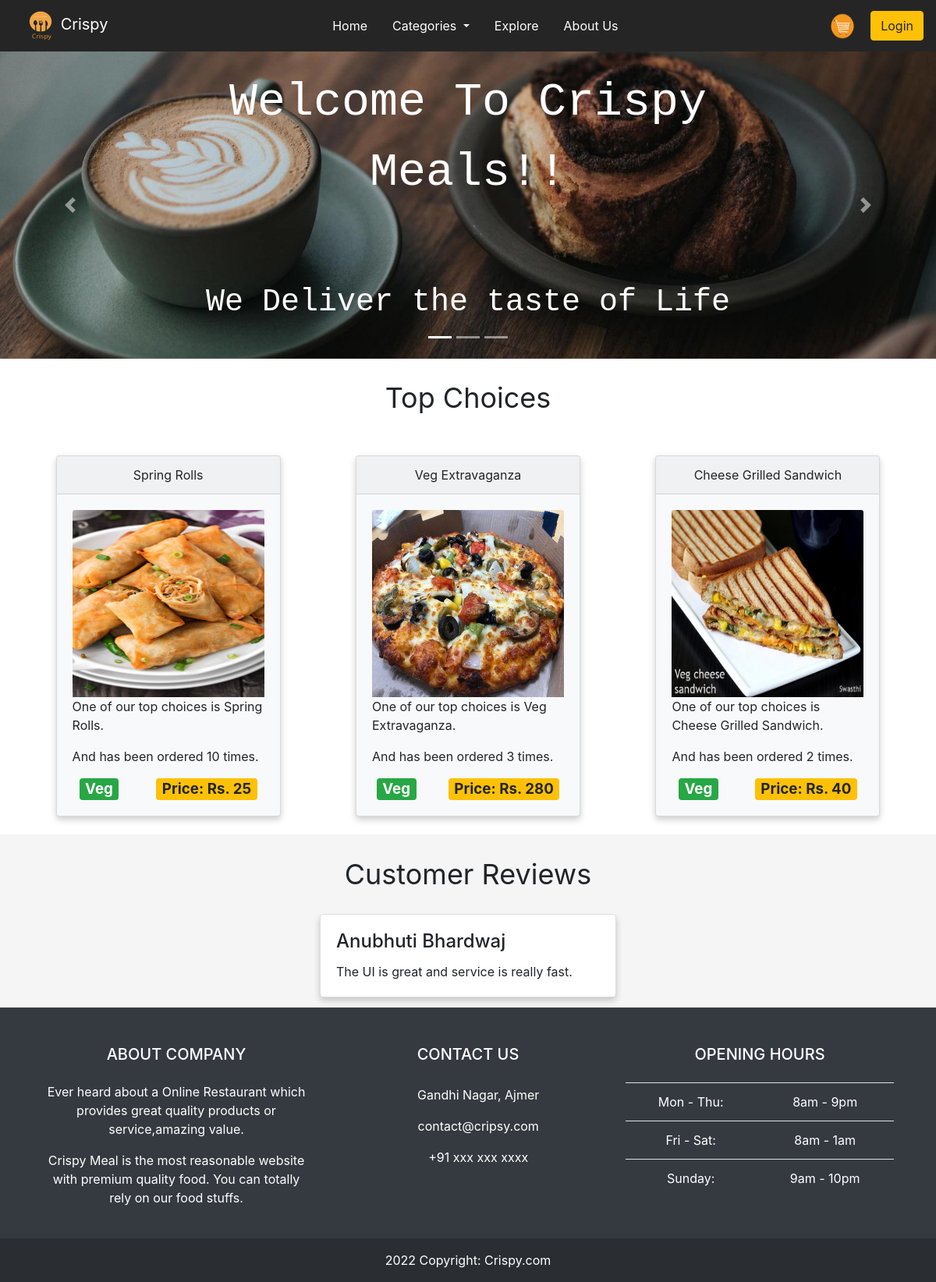
The page / on the database its author committed.
### tables this page shows
CREATE TABLE `feedback` (
  `username` varchar(20) DEFAULT NULL,
  `description` varchar(200) DEFAULT NULL,
  KEY `username` (`username`),
  CONSTRAINT `feedback_ibfk_1` FOREIGN KEY (`username`) REFERENCES `users` (`username`)
);

CREATE TABLE `users` (
  `username` varchar(20) NOT NULL,
  `password` varchar(257) DEFAULT NULL,
  `fname` varchar(20) DEFAULT NULL,
  `lname` varchar(20) DEFAULT NULL,
  `age` int(11) DEFAULT NULL,
  `gender` varchar(6) DEFAULT NULL,
  `email` varchar(30) DEFAULT NULL,
  `address` varchar(100) DEFAULT NULL,
  `phonenumber` bigint(20) DEFAULT NULL,
  `pic` varchar(70) DEFAULT 'images/user_pics/user_pic.png',
  PRIMARY KEY (`username`)
);

### php/top_choices.php (called while the page is built, shortened)
<?php
require("dbconnect.php");
$q = "SELECT items.item_name, items.item_type, items.price, items.image, SUM(order_quantity) AS quantity_ordered FROM items, ordered_item WHERE items.item_id=ordered_item.item_id GROUP BY ordered_item.item_id ORDER BY SUM(order_quantity) DESC, item_name ASC";
$result = mysqli_query($conn, $q);
?>

### php/get_feedback.php (called while the page is built, shortened)
<?php
require('dbconnect.php');
$q = "SELECT fname, lname, description FROM users NATURAL JOIN feedback;";
$result = mysqli_query($conn, $q);
?>

### index.php (the view, shortened to what this page needs)
<!DOCTYPE html>
<html lang="en">
<head>
	<link rel="stylesheet" href="css/style.css">
	<link rel="stylesheet" href="https://cdn.jsdelivr.net/npm/bootstrap@4.5.3/dist/css/bootstrap.min.css"
>
</head>
<body id="Home" style="background-color: #fafafa">
	<nav class="navbar sticky-top navbar-expand-md">
		<a class="nav-link navbar-brand" href="index.php">
			<img src="images/Logo.png" alt="Logo" height="40" width="40">
			Crispy
		</a>
		<div class="collapse navbar-collapse" id="main-navigation">
			<ul class="navbar-nav navbar-container">
				<li class="nav-item">
					<a class="nav-link active" href="index.php">Home</a>
				</li>
				<li class="nav-item dropdown">
					<a class="nav-link dropdown-toggle" href="#" id="navbarDropdownMenuLink" data-toggle="dropdown" aria-haspopup="true" aria-expanded="false">
						Categories
					</a>
						<?php
							require("php/get_categories.php");
						?>
				</li>
				<li class="nav-item">
					<a class="nav-link" href="explore.php">Explore</a>
				</li>
				<li class="nav-item">
					<a class="nav-link" href="aboutus.php">About Us</a>
				</li>
			</ul>
			<a class="navbar-brand" href="cart.php">
				<img src="images/Cart.png" alt="Logo" height="35" width="40">
			</a>
			<?php
			if(isset($_SESSION['username'])){
			?>
			<div class="btn-group">
			  <button type="button" class="btn btn-danger dropdown-toggle" data-toggle="dropdown" aria-haspopup="true" aria-expanded="false">
			    <?php echo $_SESSION['username'];?>
			  </button>
			  <div class="dropdown-menu dropdown-menu-right">
			    <a class="dropdown-item" href="user_profile.php">Profile</a>
			    <a class="dropdown-item" href="php/logout.php">Log Out</a>
			  </div>
			</div>
			<?php
			}else {
			?>
			<form class="form-inline" action="login.php">
				<button class="btn btn-warning" type="input">Login</button>
			</form>
			<?php
			}
			?>
		</div>
	</nav>
	<section>
		<div id="slideShow" class="carousel slide" data-ride="carousel">
			<ol class="carousel-indicators">
			  <li data-target="#slideShow" data-slide-to="0" class="active"></li>
			  <li data-target="#slideShow" data-slide-to="1"></li>
			  <li data-target="#slideShow" data-slide-to="2"></li>
			</ol>
			<div class="carousel-caption welcome-caption">
				Welcome To Crispy <br>
				Meals!!
			</div>
			<div class="index_slider carousel-inner">
			  	<div class="carousel-item active">
					<img class="d-block w-100" src="images/home-slide-1.jpg" alt="First slide">
					<div class="carousel-caption d-none d-md-block">
    					<h1>We Deliver the taste of Life</h1>
  					</div>
			  	</div>
			</div>
			<a class="carousel-control-prev" href="#slideShow" role="button" data-slide="prev">
			  	<span class="carousel-control-prev-icon" aria-hidden="true"></span>
			</a>
			<a class="carousel-control-next" href="#slideShow" role="button" data-slide="next">
			  	<span class="carousel-control-next-icon" aria-hidden="true"></span>
			</a>
		  </div>
	</section>
	<section class="container-fluid top-choices">
		<div class="section-title">
			Top Choices
		</div>
		<div class="row justify-content-around" style="padding: 2%;">
			<?php
			require("php/top_choices.php");
			$counter=0;
			while($counter<3){
				$row=mysqli_fetch_assoc($result)
			?>
			<div class="col-md-auto">
				<div class="card bg-light" style="width: 18rem;">
					<div class="card-header text-center">
						<?php echo $row['item_name'];?>
					</div>
					<div class="card-body">
						<img class="food-card_img card-img-top" src="<?php echo $row['image'];?>" alt="Card image cap" style="height: 15rem">
				  		<p class="card-text">One of our top choices is <?php echo $row['item_name'];?>.</p>
						<p class="ca1rd-text">And has been ordered <?php echo $row['quantity_ordered'];?> times.</p>
						<div class="row justify-content-around" style="font-size: 25px;">
							<?php
								if($row['item_type']=="Veg"){
							?>
							<span class="badge badge-success">Veg</span>
							<?php
								}else if($row['item_type']=="Non-Veg"){
							?>
							<span class="badge badge-danger">Non-Veg</span>
							<?php
								}
							?>
							<span class="badge badge-warning">Price: Rs. <?php echo $row['price'];?></span>
						</div>
					</div>
				</div>
			</div>
			<?php
			$counter = $counter+1;
			}
			?>
		</div>
	</section>
	<section class="customer-review">
		<div class="section-title">
			Customer Reviews
		</div>
		<div class="carousel slide" data-ride="carousel" data-interval="2000">
			<?php
				require("php/get_feedback.php");
				$counter=1;
			?>
			<div class="custo_carou carousel-inner">
			<?php
				while($row=mysqli_fetch_assoc($result)){
				if($counter==1){
					$counter++;
				?>
				<div class="custo_carou carousel-item active">
				<?php
				}else{
				?>
				<div class="custo_carou carousel-item">
				<?php
				}
				?>
					<div class="row flex-container justify-content-center">
						<div class="col-md-4 mb-3">
							<div class="card">
								<div class="card-body">
									<h4 class="card-title"><?php echo $row['fname'] . " " . $row['lname'];?></h4>
									<p class="card-text"><?php echo $row['description']?></p>
								</div>
							</div>
						</div>
					</div>
				</div>
				<?php
					}
				?>
			</div>
		</div>
	</section>
	<footer class="text-white text-center text-lg-start bg-dark">
	  	<div class="container p-4">
			<div class="row mt-4">
		  		<div class="col-lg-4 col-md-12 mb-4 mb-md-0">
					<h5 class="text-uppercase mb-4">About company</h5>
					<p>Ever heard about a Online Restaurant which provides great quality products or service,amazing value.</p>
  					<p>Crispy Meal is the most reasonable website with premium quality food. You can totally rely on our food stuffs.</p>
				</div>
				<div class="col-lg-4 col-md-6 mb-4 mb-md-0">
					<h5 class="text-uppercase mb-4 pb-1">Contact Us</h5>
					<ul class="fa-ul" style="margin-left: 1.65em;">
					<li class="mb-3">
						<span class="ms-2">Gandhi Nagar, Ajmer</span>
				  	</li>
					<li class="mb-3">
						<span class="ms-2">contact@cripsy.com</span>
				  	</li>
				  	<li class="mb-3">
						<span class="ms-2">+91 xxx xxx xxxx</span>
				  	</li>
					</ul>
				</div>
				<div class="col-lg-4 col-md-6 mb-4 mb-md-0">
					<h5 class="text-uppercase mb-4">Opening hours</h5>
					<table class="table text-center text-white">
					  	<tbody class="fw-normal">
					<tr>
						<td>Mon - Thu:</td>
				  		<td>8am - 9pm</td>
					</tr>
					<tr>
					  	<td>Fri - Sat:</td>
					  	<td>8am - 1am</td>
					</tr>
					<tr>
				  		<td>Sunday:</td>
				  		<td>9am - 10pm</td>
					</tr>
					</tbody>
					</table>
				</div>
			</div>
		</div>
		<div class="text-center p-3" style="background-color: rgba(0, 0, 0, 0.2);">
			 2022 Copyright:
			<a class="text-white" href="#Home">Crispy.com</a>
		</div>
	</footer>
</body>
</html>

### css/style.css (style rules this page uses)
:root { --nav_bar_bg: #252525; --hover_text: rgb(194, 110, 32); }
body { padding: 0; margin: 0; background: #f2f6e9; }
.navbar { background: var(--nav_bar_bg); }
.nav-link.navbar-brand, .nav-item .nav-link.active, .nav-item .nav-link, .nav-link.dropdown-toggle { color: #fff; cursor: pointer; }
.nav-link { margin-right: 1em !important; }
.navbar-collapse { justify-content: flex-end; }
.navbar-container { flex: auto; justify-content: center; }
.card { box-shadow: 0 4px 8px 0 rgba(0, 0, 0, 0.2); padding: 0%; }
.carousel-caption { font-family:'Courier New', Courier, monospace; }
.welcome-caption { font-size: 5vw; top: 0; bottom: auto; }
.top-choices { background-color: #ffffff; }
.section-title { font: bold; font-size: 3vw; text-align: center; border: black; padding: 2%; }
.customer-review { background-color: #f5f5f5; min-height: 15vh; }
.customer-review .carousel-inner { height: 15vh; }
.carousel-inner .custo_carou.carousel-item { min-height: 15vh; }
.custo_carou .carousel-item { height: 15vh; }
.customer-review .card { border-radius: 5px; background-color: #fff; }

### rows shown on the page
feedback: username.fname "Anubhuti", username.lname "Bhardwaj", description "The UI is great and service is really fast."

### other values the page prints
$row['item_name'] "Spring Rolls"
$row['quantity_ordered'] "10"
$row['price'] "25"
$row['item_name'] "Veg Extravaganza"
$row['quantity_ordered'] "3"
$row['price'] "280"
$row['item_name'] "Cheese Grilled Sandwich"
$row['quantity_ordered'] "2"
$row['price'] "40"
